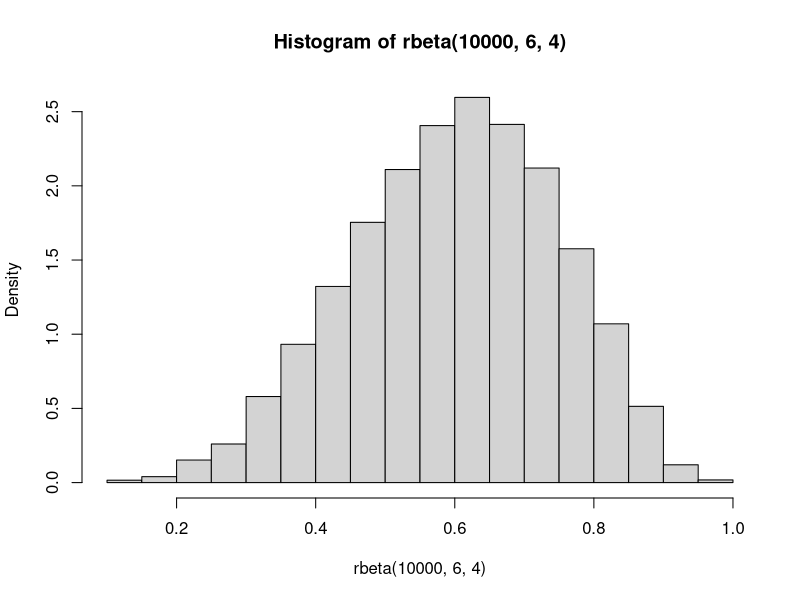
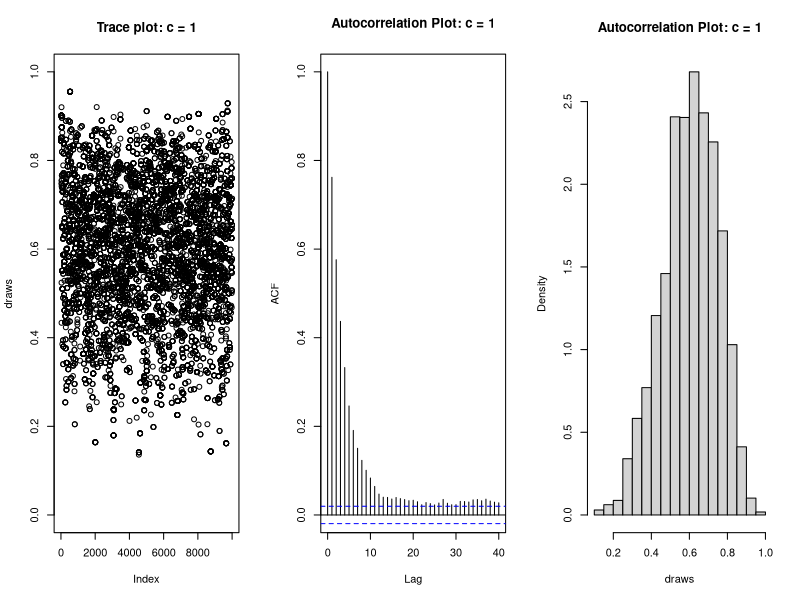
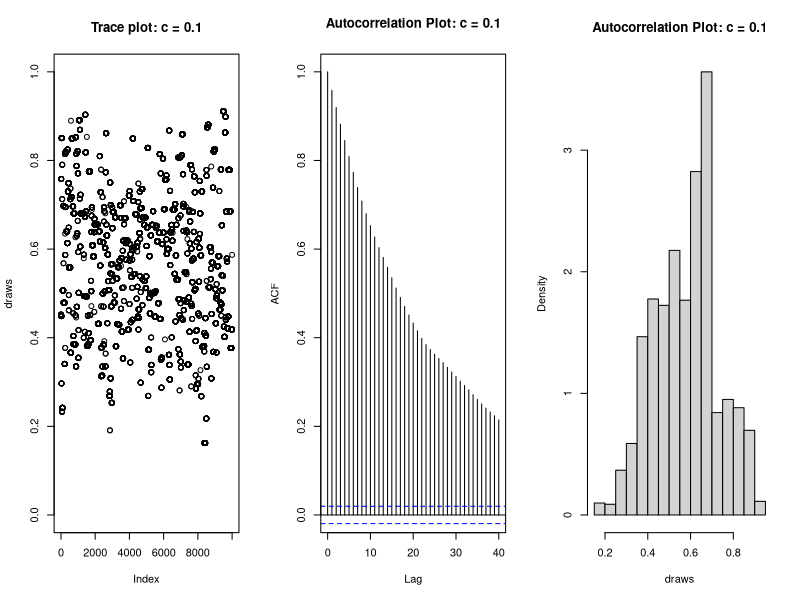
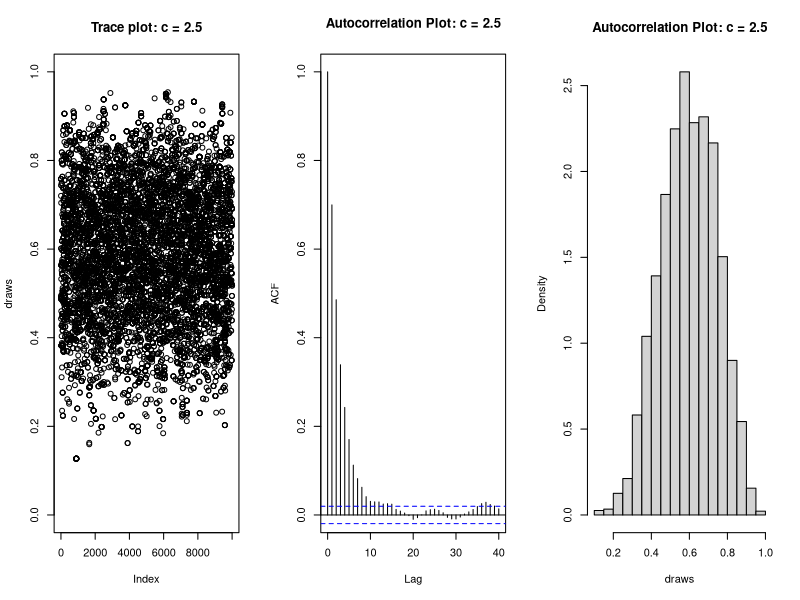
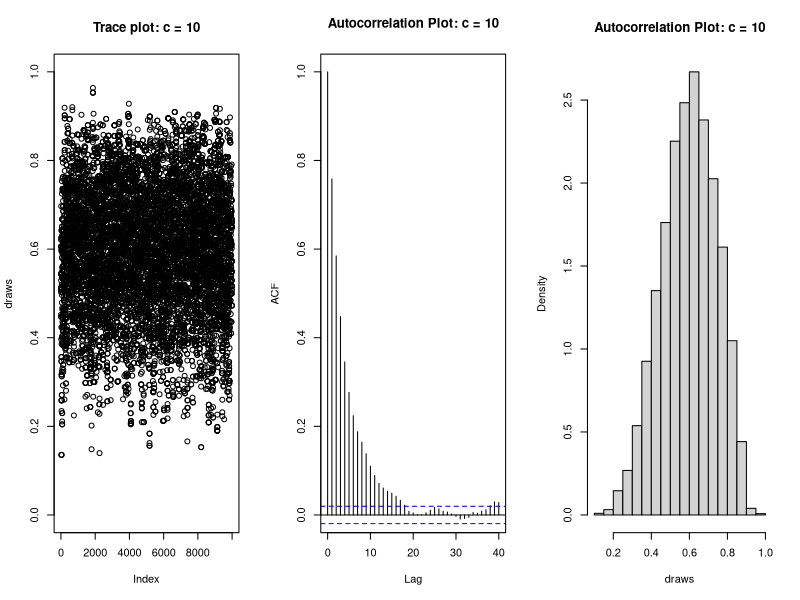
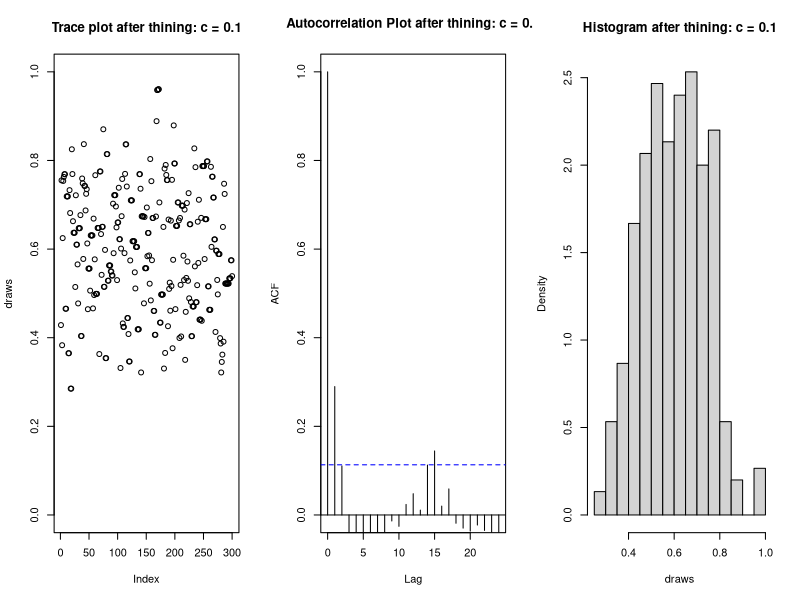
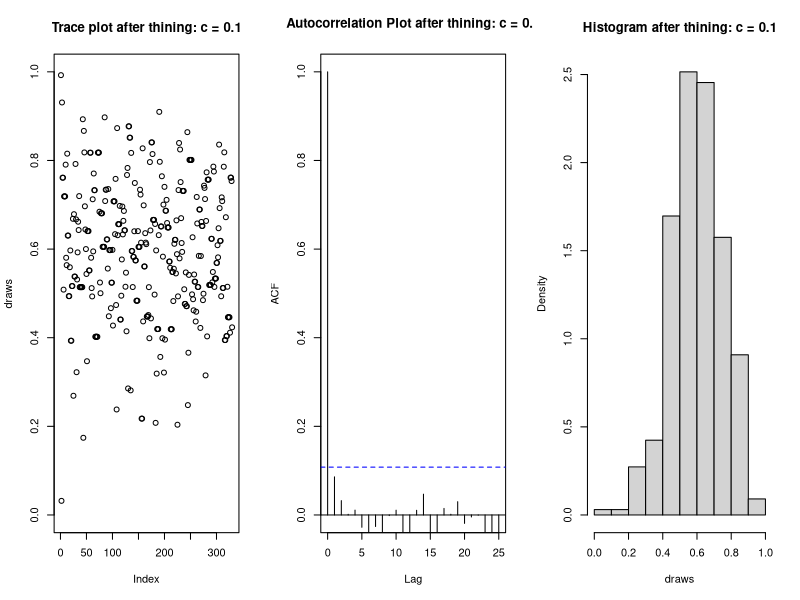
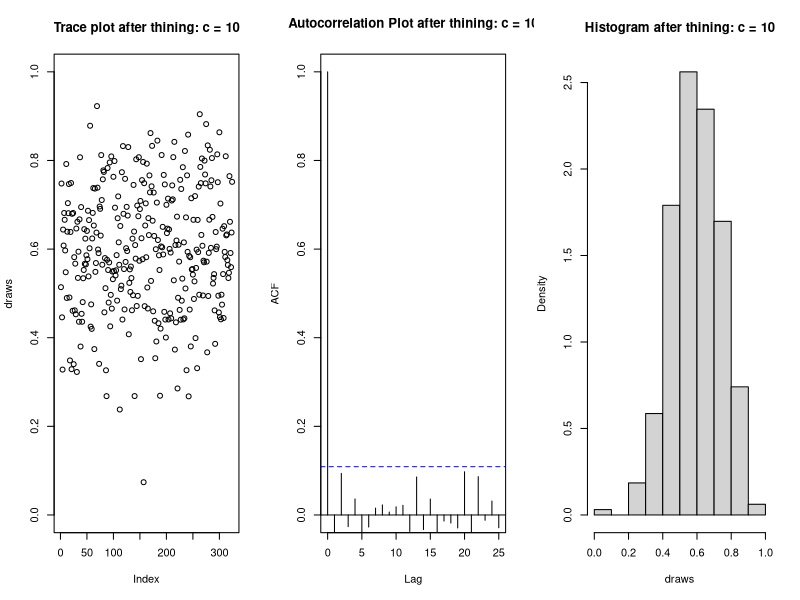

Source code (R) for these figures, in order:
## ---- chunk 1
set.seed(730)
mh.beta <- function(c,n.sims) {
  x.update <- function(x.cur,c) {
    # choosing candidate
    x.can <- rbeta(1, c*x.cur, c*(1-x.cur))
    # likelihood(Whether I should use d or p)
    a1 <- dbeta(x.can, 6,4)/dbeta(x.cur,6,4)
    # jumping distribution
    a2_num <- dbeta(x.cur, c*x.can, c*(1-x.can))
    a2_den <- dbeta(x.can, c*x.cur, c*(1-x.cur))
    a2 <- a2_num / a2_den
    # adjusted acceptance probability
    accept.prob <- (a2 * a1)
    if (runif(1) <= accept.prob) x.cur=x.can
    else x.cur
    return(x.cur)
  }
  draws <- c()
  x.cur <- runif(1)
  for (i in 1:n.sims) {
    draws[i] <- x.cur
    x.cur <- x.update(x.cur,c)
  }
  #draws <-draws[seq((burnIn+1),n.sims,by=30)]
  par(mfrow=c(1,3))
  plot(draws,ylim=c(0,1),main = paste("Trace plot: c = ", c, sep=""))
  acf(draws,ylim=c(0,1),main= paste("Autocorrelation Plot: c = ", c, sep=""))
  hist(draws, main=paste("Autocorrelation Plot: c = ", c, sep=""),freq=FALSE)
  comp <- ks.test(draws[!duplicated(draws)], "pbeta",6,4)
  print (comp)
  return()
}
## ---- chunk 2
hist(rbeta(10000,6,4),freq=FALSE)
mh.beta(1,10000)
## ---- chunk 3
mh.beta(0.1,10000)
mh.beta(2.5,10000)
mh.beta(10,10000) 
## ---- chunk 4
thinmh.beta <- function(c,n.sims,burnIn) {
  x.update <- function(x.cur,c) {
    # choosing candidate
    x.can <- rbeta(1, c*x.cur, c*(1-x.cur))
    a1 <- dbeta(x.can, 6,4)/dbeta(x.cur,6,4)
    a2_num <- dbeta(x.cur, c*x.can, c*(1-x.can))
    a2_den <- dbeta(x.can, c*x.cur, c*(1-x.cur))
    a2 <- a2_num / a2_den
    # adjusted acceptance probability
    accept.prob <- (a2 * a1)
    if (runif(1) <= accept.prob) x.cur=x.can
    else x.cur
    return(x.cur)
  }
  draws <- c()
  x.cur <- runif(1)
  for (i in 1:n.sims) {
    draws[i] <- x.cur
    x.cur <- x.update(x.cur,c)
  }
  # Add an line of thining and burnIn.
  draws <-draws[seq((burnIn+1),n.sims,by=30)]
  par(mfrow=c(1,3))
  plot(draws,ylim=c(0,1),main = paste("Trace plot after thining: c = ", c, sep=""))
  acf(draws,ylim=c(0,1),main= paste("Autocorrelation Plot after thining: c = ", c, sep=""))
  hist(draws, main=paste("Histogram after thining: c = ", c, sep=""),freq=FALSE)
  comp <- ks.test(draws[!duplicated(draws)], "pbeta",6,4)
  print (comp)
  return()
}
## ---- chunk 5
thinmh.beta(0.1,10000,1000)
thinmh.beta(0.1,10000,100)
thinmh.beta(10,10000,300)
thinmh.beta(10,10000,100)
## ---- chunk 6
thinmh.beta(10,10000,300)
thinmh.beta(2.5,10000,300)
thinmh.beta(10,10000,100)
thinmh.beta(2.5,10000,100)
